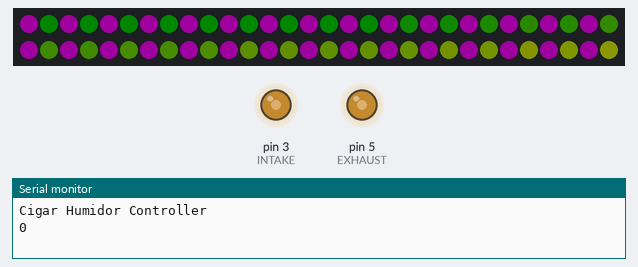
Simulated run of this sketch. Board: Arduino Uno, built with avr-gcc and run on an emulated ATmega328P. Parts: 60 RGB LEDs in strip order, left to right, continuing on the next row, output pins drawn as LEDs (lit = HIGH), the last lines printed to the serial monitor. Dim RGB values are drawn brighter than linear; colours are those a GRB WS2812 strip shows for the declared byte order.

Above: at 5.41 s.
At 13.85 s:
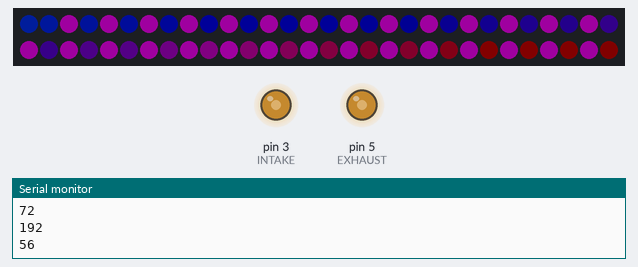
At 22.73 s:
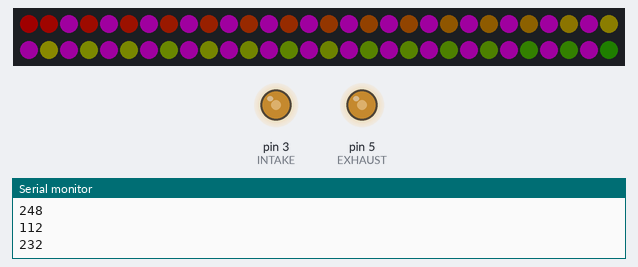
At 39.6 s:
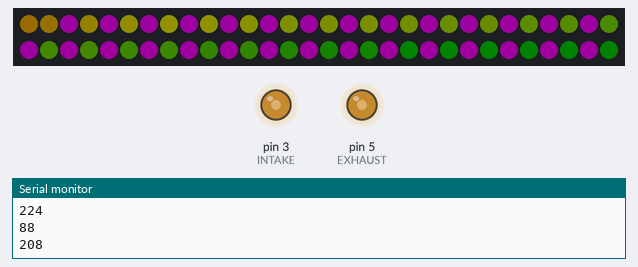
Timing chart, 0 to 40.0 s (numbered marks = the images above):
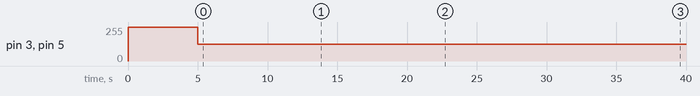

Measured:
- by itself, pin 3 (INTAKE), pin 5 (EXHAUST): 255/255 → 127/255 at 5.0 s
- what the display in image 0 shows lasts 0.4 s, from 5.2 s to 5.6 s

The sketch:

humidor.ino
```cpp
//RelHum controller code for humidor
//James Hughes 10-5-2023


#include <FastLED.h>
#include <Wire.h>

#define INTAKE 3
#define EXHAUST 5

#define NUM_LEDS 60
#define DATA_PIN 2

#define DELAY 50
#define TAIL 250

CRGB leds[NUM_LEDS];

void setup() {
  // LEDs
  Serial.begin(115200);
  Serial.println("Cigar Humidor Controller");
  FastLED.addLeds<WS2812, DATA_PIN, RGB>(leds, NUM_LEDS);
  FastLED.setBrightness(32);
  // set max power target for LEDs
  FastLED.setMaxPowerInVoltsAndMilliamps(5, 500);
  //set up fans
  pinMode(INTAKE, OUTPUT);
  pinMode(EXHAUST, OUTPUT);
  setFan(INTAKE, 100);
  setFan(EXHAUST, 100);


  Wire.begin();
  delay(5000);
}

void loop() {
  static long time = 0;
  time = millis();
  //check humidity
  //fan control update
  setFan(INTAKE, 50);
  setFan(EXHAUST, 50);
  //LED management/update
  ledCycle();
}
```

fans.ino
```cpp
void setFan(int fan, int percent) {
  float value;
  value = 255 * (float)percent / 100;
  analogWrite(fan, (int)value);
}
```

i2cMux.ino
```cpp
void TCA9548A(uint8_t bus){
  bus &=0x07;
  Wire.beginTransmission(0x70);  // TCA9548A address
  Wire.write(1 << bus);          // send byte to select bus
  Wire.endTransmission();
  Serial.print(bus);
}
```

leds.ino
```cpp
void ledCycle(void) {
  static uint8_t hue = 0;
  //hue = random(256);
  Serial.println(hue);
  for (int i = 0; i < NUM_LEDS; i++) {
    leds[i] = CHSV(hue++, 255, 255);
    FastLED.show();
    fadeall();
    //delay(DELAY);
  }
  delay(250);
  //hue++;
  for (int i = (NUM_LEDS)-1; i >= 0; i--) {
    leds[i] = CHSV(hue++, 255, 255);
    FastLED.show();
    fadeall();
    //delay(DELAY);
  }
  delay(250);
  //hue++;
}

void fadeall() {
  for (int i = 0; i < NUM_LEDS; i++) {
    leds[i].nscale8(TAIL);
    if (i % 2 == 0) {
      leds[i] = CRGB::Aqua;
    }
  }
}
```
